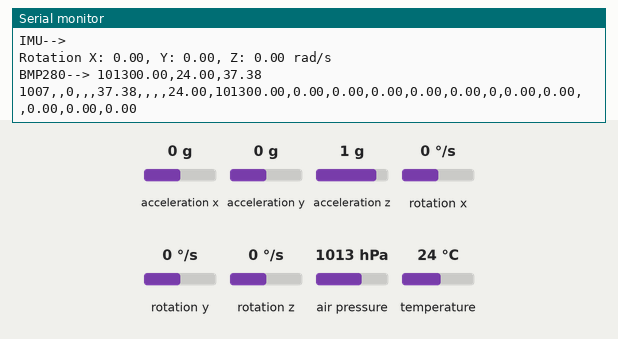
A sketch run on a simulated ESP32. Parts: the last lines printed to the serial monitor. Inputs (shaded band) come from the test bench; at power-on: acceleration x 0 g, acceleration y 0 g, rotation x 0 °/s, rotation y 0 °/s, rotation z 0 °/s, acceleration z 1 g, air pressure 1013 hPa, temperature 24 °C. The local clock reads 2024-03-15 10:24:30 at power-on unless the sketch sets it.

Above: at 1.7 s.
1.8 s: acceleration x set to -1.4 g
At 2.5 s:
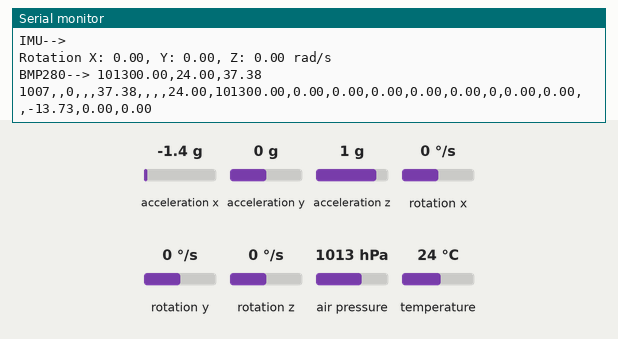
3.3 s: acceleration y set to -1.4 g
At 4.67 s:
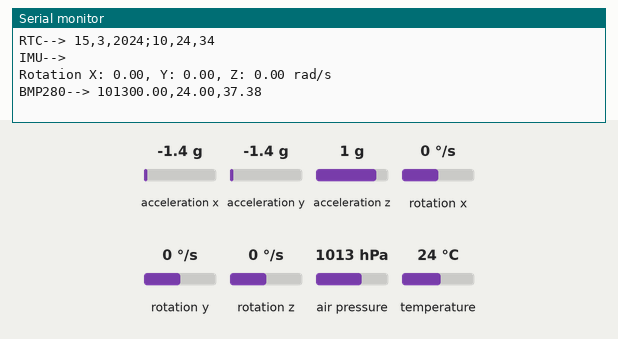
4.8 s: rotation x set to -192 °/s
At 4.8 s:
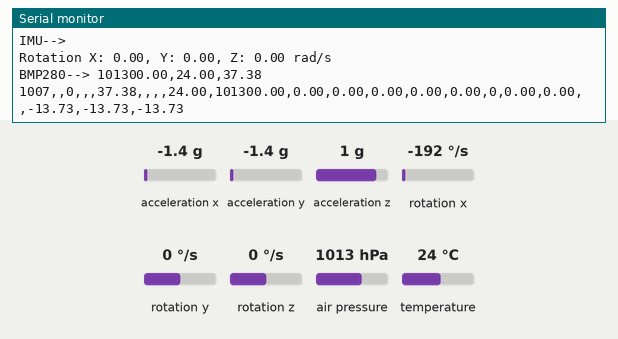
6.3 s: rotation y set to -192 °/s
At 6.7 s:
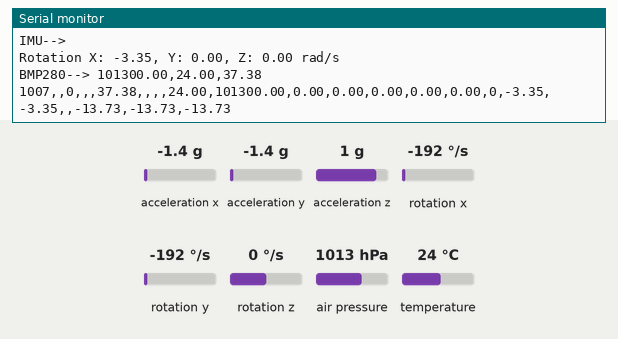
7.8 s: rotation z set to -192 °/s
At 8.35 s:
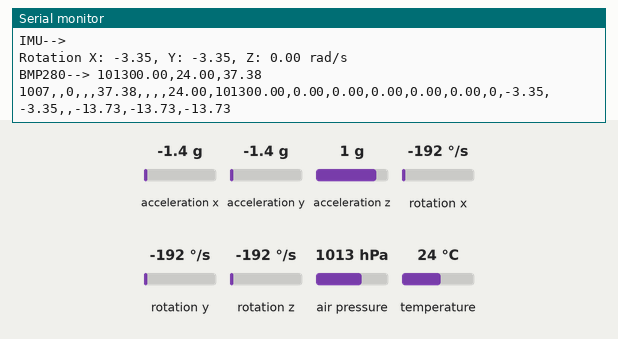
Timing chart, 0 to 10.3 s (numbered marks = the images above; inputs shaded):
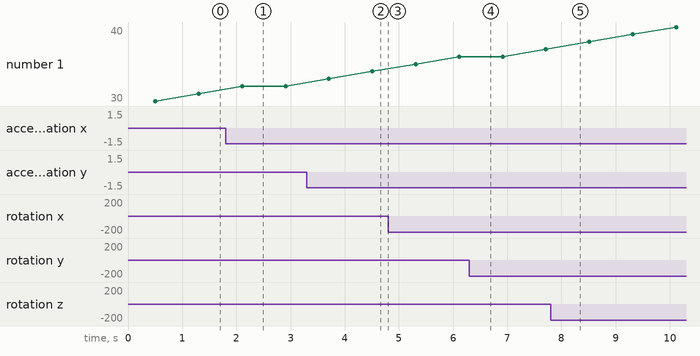

The sketch:

esp32.ino
```cpp
#if CONFIG_FREERTOS_UNICORE
#define ARDUINO_RUNNING_CORE 0
#else
#define ARDUINO_RUNNING_CORE 1
#endif

#ifndef LED_BUILTIN
#define LED_BUILTIN 13
#endif

#include <Wire.h>
#include <Adafruit_BMP280.h>
#include "RTClib.h"

#include <HardwareSerial.h>
HardwareSerial XBee(1);  //if using UART1


Adafruit_BMP280 bmp;
RTC_DS1307 newRTC;

#include <Adafruit_MPU6050.h>
#include <Adafruit_Sensor.h>
Adafruit_MPU6050 mpu;

int TEAM_ID = 1007;
int PACKETCOUNT, PRESSURE;
String MODE, STATE, HS_DEPLOYED, PC_DEPLOYED, MAST_RAISED, CMD_ECHO;
float ALTITUDE, TEMPERATURE, VOLTAGE, TILT_X, TILT_Y;
char MISSION_TIME[32];


void TaskRTC( void *pvParameters );
void TaskBMP280( void *pvParameters );
void TaskLoRa( void *pvParameters );

bool rtc_find_state = false;
bool rtc_running_state = false;

////////////////////////////////////////
const String p1_takimNo = "389590";
String p2_paketNumarasi = "0";
String p3_gondermeSaati = ",,,,,";
String p4_basinc1 = "";
String p5_basinc2 = "";
String p6_yukseklik1 = "";
String p7_yukseklik2 = "";
String p8_irtifaFarki = "";
String p9_inisHizi = "";
String p10_sicaklik = "";
String p11_pilGerilimi = "";
String p12_gps1Latitude = "";
String p13_gps2Latitude = "";
String p14_gps1Altitude = "";
String p15_gps2Altitude = "";
String p16_gps1Longtitude = "";
String p17_gps2Longtitude = "";
String p18_uyduStatusu = "";
String p19_pitch = "";
String p20_roll = "";
String p21_yaw = "";
String p22_donusSayisi = "";
String p21_videoAktarimBilgisi = "";
////////////////////////////////////////


void setup() {

  Serial.begin(115200);
  XBee.begin(9600, SERIAL_8N1, 4, 2);

  unsigned status;
  status = bmp.begin(0x76);

   delay(500);

  rtc_find_state = newRTC.begin();
  if (!rtc_find_state)
  {
    Serial.println("Couldn't find RTC");
  }

  rtc_running_state = newRTC.isrunning();
  if (!rtc_running_state)
  {
    Serial.println("RTC is NOT running!");
  }

  if (!mpu.begin()) {
    Serial.println("Failed to find MPU6050 chip");
      delay(1000);
  }
   mpu.setAccelerometerRange(MPU6050_RANGE_8_G);
  Serial.print("Accelerometer range set to: ");
  switch (mpu.getAccelerometerRange()) {
  case MPU6050_RANGE_2_G:
    Serial.println("+-2G");
    break;
  case MPU6050_RANGE_4_G:
    Serial.println("+-4G");
    break;
  case MPU6050_RANGE_8_G:
    Serial.println("+-8G");
    break;
  case MPU6050_RANGE_16_G:
    Serial.println("+-16G");
    break;
  }
  mpu.setGyroRange(MPU6050_RANGE_500_DEG);
  Serial.print("Gyro range set to: ");
  switch (mpu.getGyroRange()) {
  case MPU6050_RANGE_250_DEG:
    Serial.println("+- 250 deg/s");
    break;
  case MPU6050_RANGE_500_DEG:
    Serial.println("+- 500 deg/s");
    break;
  case MPU6050_RANGE_1000_DEG:
    Serial.println("+- 1000 deg/s");
    break;
  case MPU6050_RANGE_2000_DEG:
    Serial.println("+- 2000 deg/s");
    break;
  }

  mpu.setFilterBandwidth(MPU6050_BAND_21_HZ);
  Serial.print("Filter bandwidth set to: ");
  switch (mpu.getFilterBandwidth()) {
  case MPU6050_BAND_260_HZ:
    Serial.println("260 Hz");
    break;
  case MPU6050_BAND_184_HZ:
    Serial.println("184 Hz");
    break;
  case MPU6050_BAND_94_HZ:
    Serial.println("94 Hz");
    break;
  case MPU6050_BAND_44_HZ:
    Serial.println("44 Hz");
    break;
  case MPU6050_BAND_21_HZ:
    Serial.println("21 Hz");
    break;
  case MPU6050_BAND_10_HZ:
    Serial.println("10 Hz");
    break;
  case MPU6050_BAND_5_HZ:
    Serial.println("5 Hz");
    break;
  }


  // Now set up two tasks to run independently.
  xTaskCreatePinnedToCore(
    TaskRTC
    ,  "TaskRTC"   // A name just for humans
    ,  4096  // This stack size can be checked & adjusted by reading the Stack Highwater
    ,  NULL
    ,  2  // Priority, with 3 (configMAX_PRIORITIES - 1) being the highest, and 0 being the lowest.
    ,  NULL
    ,  ARDUINO_RUNNING_CORE);

  xTaskCreatePinnedToCore(
    TaskBMP280
    ,  "TaskBMP"
    ,  4096  // Stack size
    ,  NULL
    ,  2  // Priority
    ,  NULL
    ,  ARDUINO_RUNNING_CORE);

  xTaskCreatePinnedToCore(
    TaskLoRa
    ,  "TaskBMP"
    ,  4096  // Stack size
    ,  NULL
    ,  2  // Priority
    ,  NULL
    ,  ARDUINO_RUNNING_CORE);

    xTaskCreatePinnedToCore(
    TaskIMU
    ,  "TaskIMU"
    ,  4096  // Stack size
    ,  NULL
    ,  2  // Priority
    ,  NULL
    ,  ARDUINO_RUNNING_CORE);


}

void loop(){}

void TaskRTC(void *pvParameters)
{
  (void) pvParameters;

  for (;;)
  {
    rtc_find_state = newRTC.begin();
    rtc_running_state = newRTC.isrunning();
    if (rtc_find_state && rtc_running_state)
    {
      DateTime now = newRTC.now();
      p3_gondermeSaati = String(now.day()) + "," + String(now.month()) + "," + String(now.year()) + ";" + String(now.hour()) + "," + String(now.minute()) + "," + String(now.second());
      Serial.println("RTC--> " + p3_gondermeSaati);
    }
    else
    {
      Serial.println("RTC ERROR!");
      p3_gondermeSaati = ",,;,,";
    }
    vTaskDelay(800);
  }
}

void TaskBMP280(void *pvParameters)
{
  (void) pvParameters;

  for (;;)
  {
    p10_sicaklik = String(bmp.readTemperature());
    p4_basinc1 = String(bmp.readPressure());
    p6_yukseklik1 = String(bmp.readAltitude(1017.5));
    Serial.println("BMP280--> " + p4_basinc1 + "," + p10_sicaklik + "," + p6_yukseklik1);
    vTaskDelay(800);
  }
}

void TaskLoRa(void *pvParameters)
{
  (void) pvParameters;

  for (;;)
  {
  //  Serial.println("Xbee--> " + String(bmp.readTemperature()) + "," + String(bmp.readPressure()) + "," + String(bmp.readAltitude(1017.5)));
  //  XBee.println("Xbee--> " + String(bmp.readTemperature()) + "," + String(bmp.readPressure()) + "," + String(bmp.readAltitude(1017.5)));
    sensors_event_t a, g, temp;
    mpu.getEvent(&a, &g, &temp);

      String DATA_ALL = String(TEAM_ID) + "," + String(MISSION_TIME) + "," + String(PACKETCOUNT) + "," + MODE + "," + STATE + "," + String(bmp.readAltitude(1017.5)) + "," + HS_DEPLOYED + "," + PC_DEPLOYED + "," + MAST_RAISED + "," + String(bmp.readTemperature()) + "," + String(bmp.readPressure()) + "," + String(0.0) + "," + String(0.00) + "," + String(0.00) + "," + String(0.00) + "," + String(0.0) + "," + String(0) + "," + String(g.gyro.x) + "," + String(g.gyro.y) + "," + CMD_ECHO  + "," + String(a.acceleration.x) + "," + String(a.acceleration.y) + "," + String(a.acceleration.y);
        Serial.println(DATA_ALL);
  XBee.println(DATA_ALL);

vTaskDelay(800);
  }
}

void TaskIMU(void *pvParameters)
{
  (void) pvParameters;

  for (;;)
  {
    Serial.println("IMU--> " );
    sensors_event_t a, g, temp;
    mpu.getEvent(&a, &g, &temp);

    Serial.print("Rotation X: ");
    Serial.print(g.gyro.x);
    Serial.print(", Y: ");
    Serial.print(g.gyro.y);
    Serial.print(", Z: ");
    Serial.print(g.gyro.z);
    Serial.println(" rad/s");

//    String tempX = map(g.gyro.x,

//    p19_pitch = String(g.gyro.x);
//    p20_roll = String(g.gyro.y);
//    p21_yaw = String(g.gyro.z);
//
    p19_pitch = String(0);
    p20_roll = String(0);
    p21_yaw = String(0);

    vTaskDelay(800);
  }
}
```

Measured:
- after the input at 1.8 s, the serial monitor: prints a new line after 0.39 s (image 1)
- after the input at 3.3 s, the serial monitor: prints a new line after 0.56 s (image 2)
- after the input at 6.3 s, the serial monitor: prints a new line after 0.08 s (image 4)
